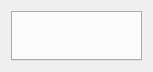
<?xml version="1.0" encoding="UTF-8"?>
<ui version="4.0">
 <class>ScreenieModelPropertiesDialog</class>
 <widget class="QDialog" name="ScreenieModelPropertiesDialog">
  <property name="geometry">
   <rect>
    <x>0</x>
    <y>0</y>
    <width>153</width>
    <height>72</height>
   </rect>
  </property>
  <property name="windowTitle">
   <string>Dialog</string>
  </property>
  <layout class="QGridLayout" name="gridLayout_2">
   <item row="0" column="0">
    <widget class="QTabWidget" name="propertiesTabWidget"/>
   </item>
  </layout>
 </widget>
 <resources/>
 <connections/>
</ui>
